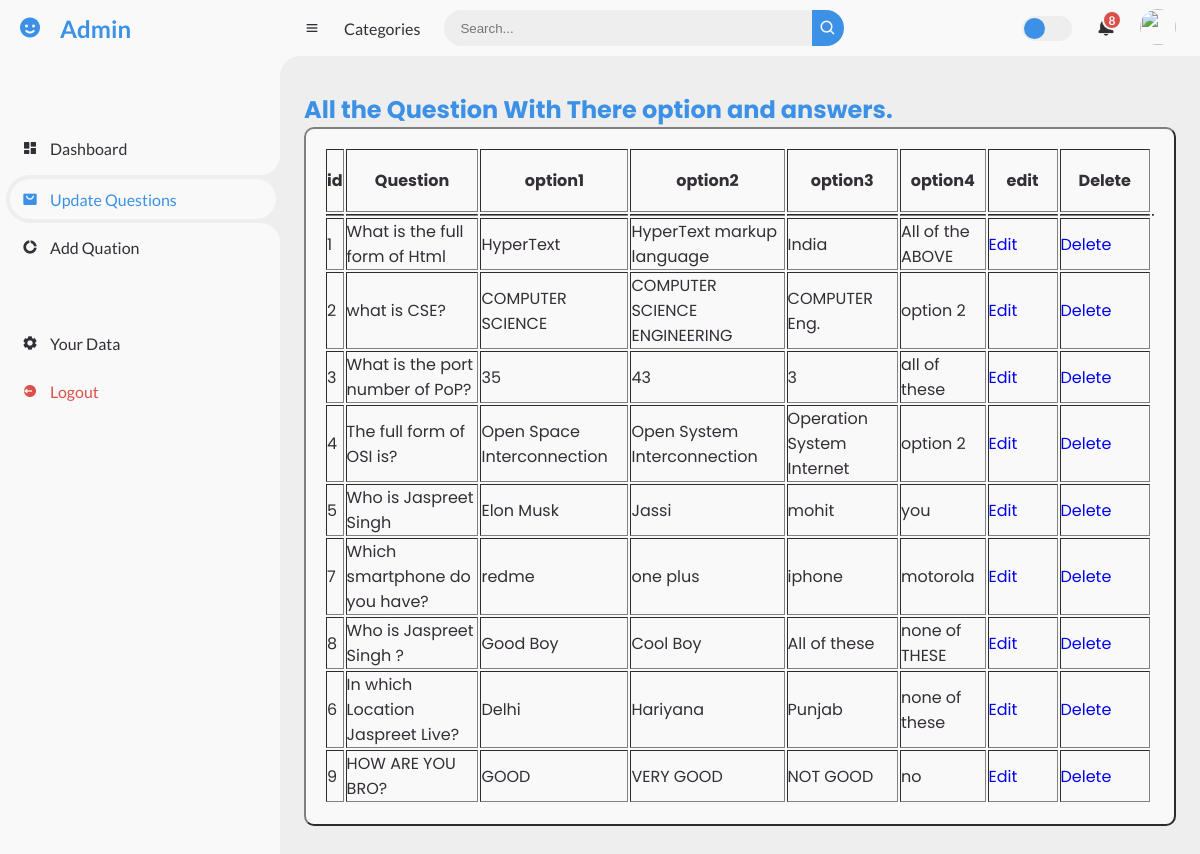
The page /project/edite.php on the database its author committed.
### tables this page shows
CREATE TABLE `options` (
  `id` int(11) NOT NULL,
  `question_number` int(255) NOT NULL,
  `is_correct` tinyint(11) NOT NULL DEFAULT 0,
  `coption` varchar(500) NOT NULL
);

CREATE TABLE `questions` (
  `question_number` int(255) NOT NULL,
  `question_text` varchar(255) NOT NULL,
  `id` int(255) NOT NULL,
  `sub` varchar(255) NOT NULL
);

### project/edite.php (the view, shortened to what this page needs)
<!DOCTYPE html>
<html lang="en">
<head>
	<link href='https://unpkg.com/boxicons@2.0.9/css/boxicons.min.css' rel='stylesheet'>
</head>
<body>
<?php
include 'db.php';
?>
	<section id="sidebar">
		<a href="#" class="brand">
			<i class='bx bxs-smile'></i>
			<span class="text">Admin
			</span>
		</a>
		<ul class="side-menu top">
			<li>
				<a href="dashbord.php">
					<i class='bx bxs-dashboard' ></i>
					<span class="text">Dashboard</span>
				</a>
			</li>
			<li>
			<li style="margin-top:-45px;" class="active">
				<a href="edite.php">
					<i class='bx bxs-shopping-bag-alt' ></i>
					<span class="text">Update Questions</span>
				</a>
			</li>
			<li>
				<a href="add.php">
					<i class='bx bxs-doughnut-chart' ></i>
					<span class="text">Add Quation</span>
				</a>
			</li>
		</ul>
		<ul class="side-menu">
			<li>
				<a href="ad.php">
					<i class='bx bxs-cog' ></i>
					<span class="text">Your Data</span>
				</a>
			</li>
			<li>
			<a href="index.php" class="logout">
					<i class='bx bxs-log-out-circle' ></i>
					<span class="text">Logout</span>
				</a>
			</li>
		</ul>
	</section>
	<section id="content">
		<nav>
			<i class='bx bx-menu' ></i>
			<a href="#" class="nav-link">Categories</a>
			<form action="#">
				<div class="form-input">
					<input type="search" placeholder="Search...">
					<button type="submit" class="search-btn"><i class='bx bx-search' ></i></button>
				</div>
			</form>
			<label for="switch-mode" class="switch-mode"></label>
			<a href="#" class="notification">
				<span class="num">8</span>
			</a>
			<a href="#" class="profile">
				<img src="https://encrypted-tbn0.gstatic.com/images?q=tbn:ANd9GcRnyF4T_FASWcTrtTSfJoK-MNLAVa5rNsBZyA&usqp=CAU">
			</a>
		</nav>
		<main>
			<div class="head-title">
			<marquee style="color: var(--blue);" behavior="" direction="">	<h1>All the Question With There option and answers.</h1>
				</marquee>
			</div>
					<center>
    <table border="2px" >
    <tr>
        <th>id</th>
        <th>Question</th>
        <th>option1</th>
        <th>option2</th>
        <th>option3</th>
        <th>option4</th>
        <th style="padding:18px;">edit</th>
        <th style="padding:18px;">Delete</th>
    </tr>
	<?php
$query2 = "SELECT * from options WHere is_correct='1'";
$data2 = mysqli_query($conn, $query2);
while($r = mysqli_fetch_assoc($data2)){
	?>
<td>
	$r['coption'];?></td>
	<?php
}
?>
        <?php
        include 'db.php';
        $query = "SELECT *from questions";
        $data = mysqli_query($conn, $query);
        while ($row = mysqli_fetch_assoc($data)) {
        ?>
            <tr>
                <td><?php
                    $question = $row['question_number'];
                    echo $row['question_number'] ?></td>
                <td><?php echo $row['question_text'] ?></td>
                <?php
                $query1 = "SELECT * from options WHere question_number='$question'";
                $data1 = mysqli_query($conn, $query1);
                while ($row1 = mysqli_fetch_assoc($data1)) {
                ?>
                    <td><?php echo $row1['coption'] ?></td>
                <?php
                }
                ?>
               <td> <a href="e.php? idd=<?php echo $row['question_number'];?>">Edit</a></td>
               <td> <a href="del.php? id=<?php echo $row['question_number'];?>">Delete</a></td>
</tr>
			<?php
}
?>
    </table>
		</main>
	</section>
</body>
</html>

### rows shown on the page
options: coption "HyperText markup language"
options: coption "COMPUTER SCIENCE ENGINEERING"
options: coption "3"
options: coption "Open System Interconnection"
options: coption "Jassi"
options: coption "redme"
options: coption "Good Boy"
options: coption "Delhi"
options: coption "VERY GOOD"
questions: question_number "1", question_text "What is the full form of Html"
options: coption "HyperText"
options: coption "India"
options: coption "All of the ABOVE"
questions: question_number "2", question_text "what is CSE?"
options: coption "COMPUTER SCIENCE"
options: coption "COMPUTER Eng."
options: coption "option 2"
questions: question_number "3", question_text "What is the port number of PoP?"
options: coption "35"
options: coption "43"
options: coption "all of these"
questions: question_number "4", question_text "The full form of OSI is?"
options: coption "Open Space Interconnection"
options: coption "Operation System Internet"
options: coption "option 2"
questions: question_number "5", question_text "Who is Jaspreet Singh"
options: coption "Elon Musk"
options: coption "mohit"
options: coption "you"
questions: question_number "7", question_text "Which smartphone do you have?"
options: coption "one plus"
options: coption "iphone"
options: coption "motorola"
questions: question_number "8", question_text "Who is Jaspreet Singh ?"
options: coption "Cool Boy"
options: coption "All of these"
options: coption "none of THESE"
questions: question_number "6", question_text "In which Location Jaspreet Live?"
options: coption "Hariyana"
options: coption "Punjab"
options: coption "none of these"
questions: question_number "9", question_text "HOW ARE YOU BRO?"
options: coption "GOOD"
options: coption "NOT GOOD"
options: coption "no"
